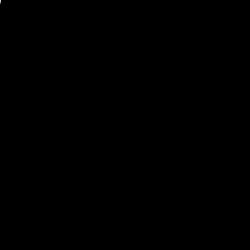
Frame 1 (no input)
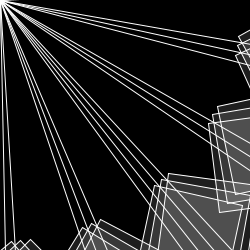
Frame 60 (the mouse pressed at the canvas centre just before this capture)
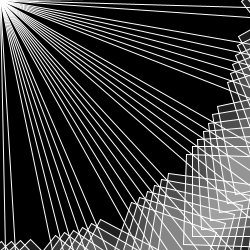
Frame 120 (the mouse held since frame 60 and released just before this capture)

The Processing sketch that drew these frames (run headless with seeded random() and noise(); from frame 60 on, the mouse is pressed at the canvas centre):

// Processing sketch: processing_19443
// ── processing_19443.pde

float angle = 45.0;

void setup(){
  size(250,250);
  background(0);
  smooth();

}

void draw(){
  fill(235);


  fill(129,185,162);
  angle=angle+0.01;
  translate(0,0);
  rotate(angle);
  stroke(255);
 line(0,0,250,250);
//white lines

  rect(250,250,250,250);
  fill(255,30);
  angle=angle-1;
  translate(-50,-90);
  rotate(random(10,6));
  rect(100,100,90,90);
//squares

}
